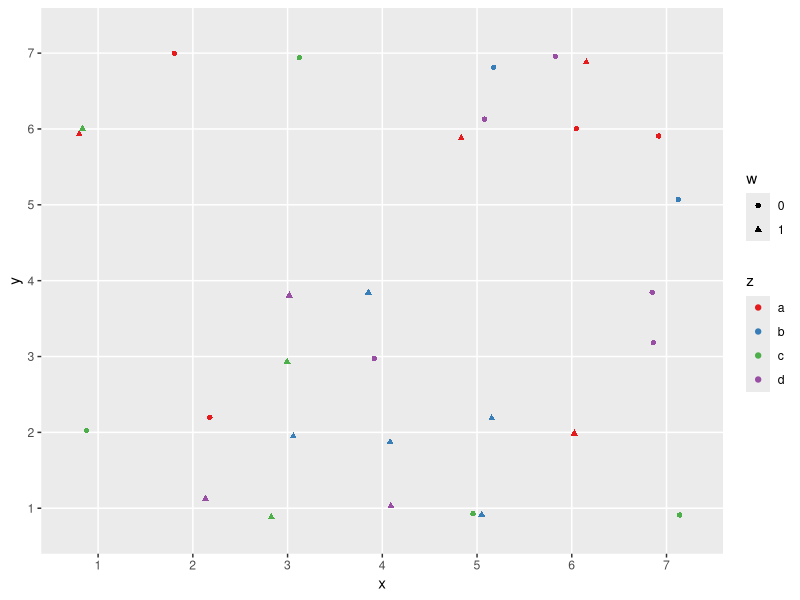
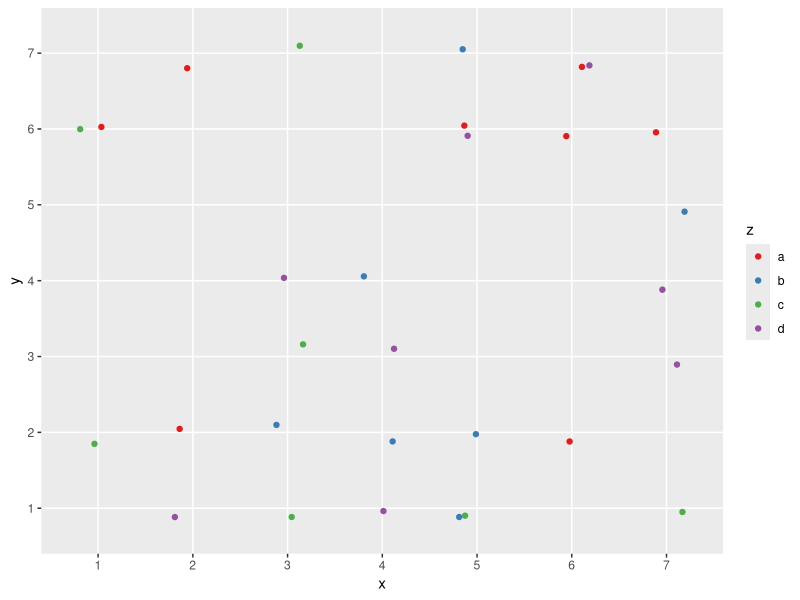
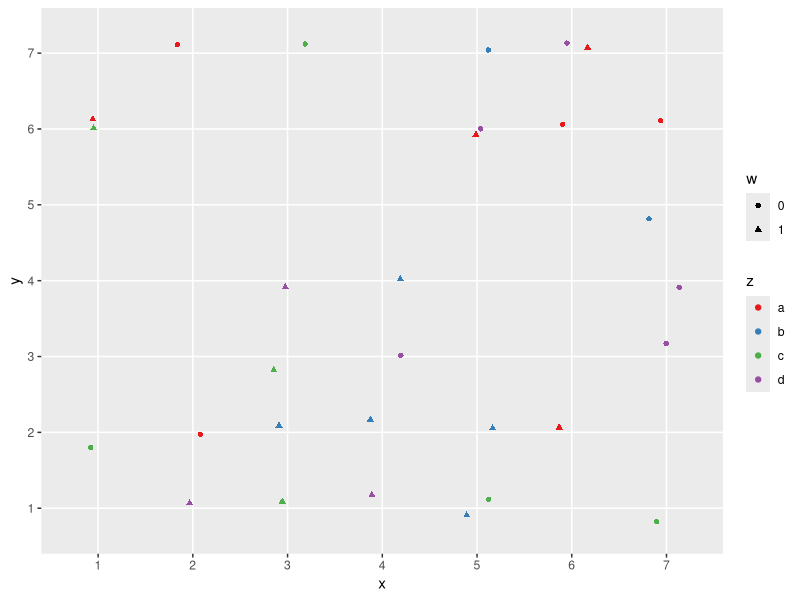

Write the R code that produced these figures, in order. (Note: this script raises an error after producing the figures.)
###### Aufgabe 3 ########
# Funktionen

#a)

#b)

#c)

#d)

#e)


e <- function(x, Ordnung=TRUE,...){
  
     if(is.character(x)){ # wenn es einfach nur ein Vektor ohne geordnete Inhalte ist
    
        x <- factor(x,ordered=TRUE, levels=unique(x))}      
  
  
      if(is.numeric(x)|is.integer(x)){ # Wenn es ein Vektor metrischer Art ist
    
         x <- factor(x,ordered=TRUE)} # ich habe levels = x rausgenommen damit Zahlen sich
                                      # egal wie der Vektor angeordnet ist nach ihrer groesse
                                      # ordnen
      
    
    if(is.factor(x)){ #wenn es ein Faktor ist
      
       if(Ordnung){ # geordneter Faktor
        x <-  ordered(x[order(x)]) } # Jetzt ist der Faktor auch, wenn im Vektor die Werte vorher anders angeordnet waren, in der richtigen Reihenfolge
    
       else { # ungeordneter Faktor, man musste oben die gewuenschte Ordnung des Faktors angeben
       x <- Faktor_ordnen(x,...)   # ord = Vektor mit gewuenschter Ordnung des Faktors
        }
    
    }
       
  
  
     geordnet <- as.numeric(x) 
     g_4 <- quantile(geordnet,type = 2)[2] #untere quantilgrenze
     g4  <- quantile(geordnet,type = 2)[4] #obere quantilgrenze
     
     q_4 <- x[geordnet <= g_4] # unteres quantil
     q4 <- x[geordnet >= g4] # oberes quantil
     box <- x[geordnet > g_4 & geordnet < g4] # mittlere werte
    
  
 # ergebnis <- list("niedrig"=q_4,"mittel"=box,"hoch"=q4)
 # return(ergebnis)
  
    cat(" Quantilbasierte Kategorisierung: \n",
      "------------------------\n",
      "Niedrig:", as.character(q_4), "\n",
      "Mittel:", as.character(box), "\n",
      "Hoch:", as.character(q4), "\n",
      " ------------------------\n")
  
}

### Hilfsfunktion fuer ungeordnete Faktoren

Faktor_ordnen <- function(x,ord){
 x <- factor(x,ordered=TRUE, levels=ord)
 return(x)
}

### Beispiel fuer ordinalen Vektor

## zum Testen, koennen wir dann auch wieder rausnehmen
# Faktor (geordnet)
Akademisch <- c("Hauptschul","Realschul","Gymnasial","Hauptschul","Bachelor","Master","Dr","Prof")
Akademisch1 <- factor(Akademisch,ordered=TRUE, levels=unique(Akademisch))

#Faktor(ungeordnet)
Akademisch2 <- factor(Akademisch)


# Character -> muss noch geordnet werden
Akademisch3 <- c("Hauptschul","Realschul","Gymnasial","Hauptschul","Bachelor","Master","Dr","Prof")

# Metrisch
Zahlen <- 1:15


e(Akademisch1)
e(Akademisch2, Ordnung=FALSE, ord= unique(Akademisch))
e(Akademisch3)
e(Zahlen)
########################


#f) Eine Funktion, die eine geeignete Visualisierung von drei oder vier kategorialen Variablen erstellt
library(ggplot2)
#Aufruf mit optionalem vierten Element
katVis <- function(x, y, z, w=NULL){
  # Variablen umsortieren, damit der Plot übersichtlich bleibt (Variable mit den wenigsten Leveln für color)
  if(which.min(c(nlevels(x), nlevels(y), nlevels(z)))!=3 & nlevels(x)<nlevels(y)){swap(x,z)}
  if(which.min(c(nlevels(x), nlevels(y), nlevels(z)))!=3 & nlevels(y)<nlevels(x)){swap(y,z)}
  # für drei Variablen
  if(is.null(w)){
    ggplot(data.frame(x,y,z)) + geom_jitter(aes(x,y,color=z), height=0.2, width=0.2) + scale_color_brewer(palette="Set1")
  }
  # für vier Variablen
  else{
    # umsortieren, Variable mit wenigsten Leveln für shape
    if(which.min(c(nlevels(x), nlevels(y), nlevels(z), nlevels(w)))!=4){swap(z,w)}
    ggplot(data.frame(x,y,z,w)) + geom_jitter(aes(x,y,color=z, shape=w), height=0.2, width=0.2) + scale_color_brewer(palette="Set1")
  }
}

# Hilfsfunktion swap
swap <- function(x,y) {
  eval( parse( text = paste(
    "swap_unique_var_a<-", substitute(x), ";",
    substitute(x), "<-", substitute(y), ";",
    substitute(y), "<-swap_unique_var_a") ), env=parent.frame() )
}

##Testdaten
x <- factor(sample(rep(letters[1:4], 10), 30))
y <- ordered(sample(rep(1:7, 10), 30))
z <- ordered(sample(rep(1:7, 10), 30))
w <- factor(sample(rep(0:1, 100), 30))

katVis(x,y,z,w)
katVis(x,y,z)
katVis(w,y,z,x)
katVis(w,z)
